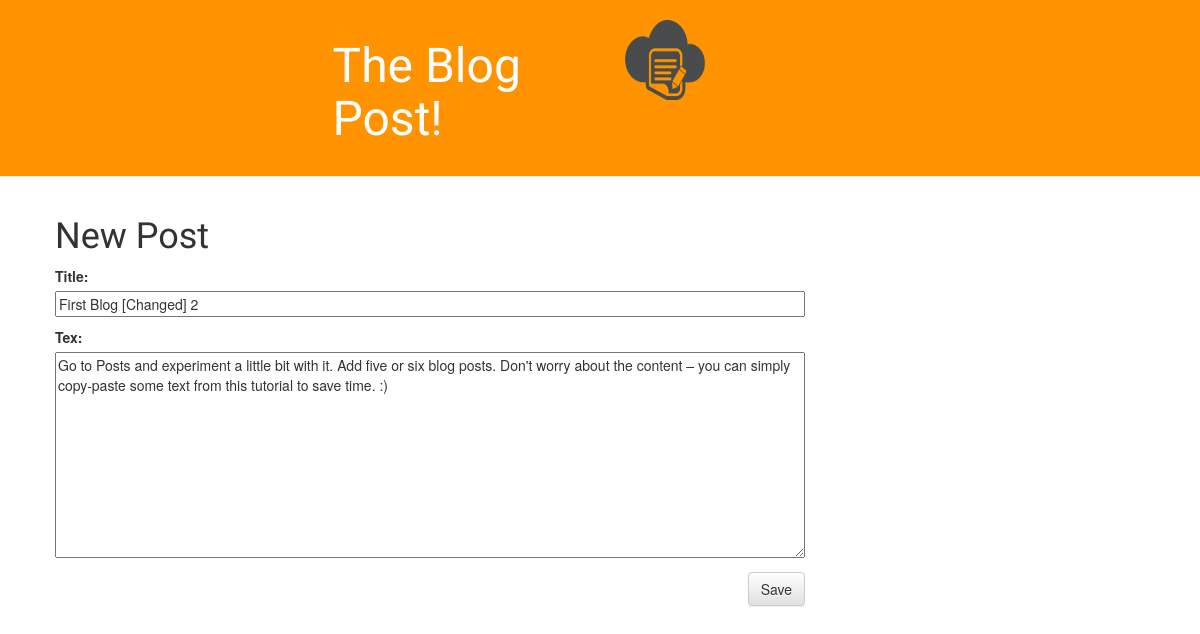
The app's page /post/1/edit/ with its own data.
### blog/models.py (models this page shows, shortened)
class Post(models.Model):
	author = models.ForeignKey('auth.User')
	title = models.CharField(max_length=200)
	tex = models.TextField()
	created_date = models.DateTimeField(default=timezone.now)
	published_date = models.DateTimeField(blank=True,null=True)

### blog/views.py (the view)
# urls.py: url(r'^post/(?P<pid>\d+)/edit/$', views.post_edit, name='post_edit'),
def post_edit(request, pid):
    post = get_object_or_404(Post, pk = pid)
    if request.method == 'POST':
        form = PostForm(request.POST, instance = post)
        if form.is_valid():
            post = form.save(commit=False)
            post.author = request.user
            post.published_date = timezone.now()
            post.save()
            return redirect('post_detail', pid = post.pk)
    else:
        form = PostForm(instance = post)
    return render(request, 'blog/post_edit.html', {'form':form})

### blog/forms.py
class PostForm(forms.ModelForm):
    class Meta:
        model = Post
        fields = ('title', 'tex', )

### blog/templates/blog/post_edit.html (shortened to what this page needs)
{% extends 'blog/base.html' %}
{% block content %}
<h1>New Post</h1>
<form method="post" class="post-form">
    {{ form.as_p }}
    <button type="submit" class="save btn btn-default">Save</button>
</form>
{% endblock %}

### blog/static/css/blog.css (style rules this page uses)
h1, h2, h3, h4 { font-family: 'Lobster', cursive; }
.save { float: right; }
.post-form textarea, .post-form input { width: 100%; }

### records on screen
Post: title "First Blog [Changed] 2", tex "Go to Posts and experiment a little bit with it. Add five or six blog posts. Don't worry about the content – you can simply copy-paste some text from this tutorial to save time. :)"
